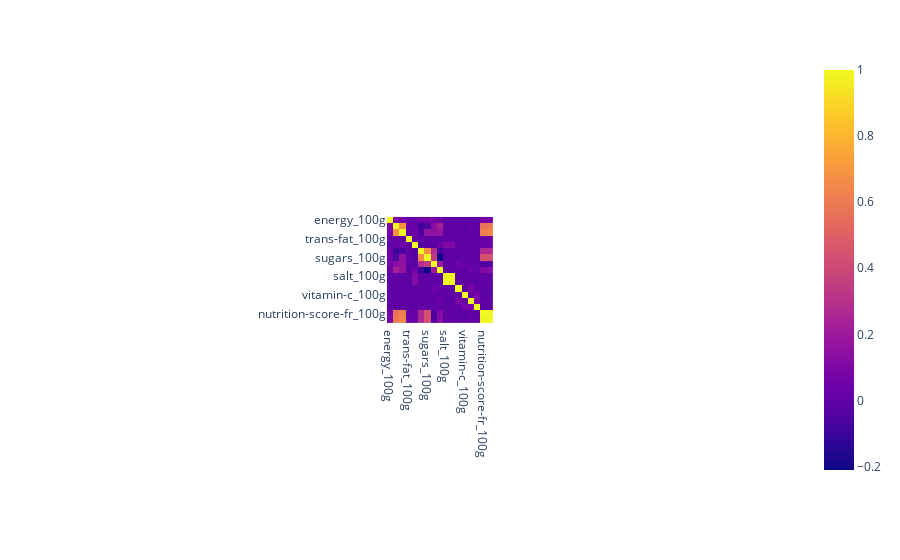

Notebook cell for this chart:
### Code cell
mask = (df.dtypes == 'float64') & (df.columns.str.contains('100g'))
corr_matrix = df.loc[:, mask].corr()
heatmap = px.imshow(corr_matrix)
heatmap.show()

### Figure 1 — Plotly figure (JSON) as saved in the notebook; plotly's stock layout.template omitted (floating-point values rounded to 4 significant figures; data arrays with more than 128 entries replaced by an {"elided": "..."} marker saying what was removed)
{"data": [{"coloraxis": "coloraxis", "hovertemplate": "x: %{x}<br>y: %{y}<br>color: %{z}<extra></extra>", "name": "0", "type": "heatmap", "x": ["energy_100g", "fat_100g", "saturated-fat_100g", "trans-fat_100g", "cholesterol_100g", "carbohydrates_100g", "sugars_100g", "fiber_100g", "proteins_100g", "salt_100g", "sodium_100g", "vitamin-a_100g", "vitamin-c_100g", "calcium_100g", "iron_100g", "nutrition-score-fr_100g", "nutrition-score-uk_100g"], "xaxis": "x", "y": ["energy_100g", "fat_100g", "saturated-fat_100g", "trans-fat_100g", "cholesterol_100g", "carbohydrates_100g", "sugars_100g", "fiber_100g", "proteins_100g", "salt_100g", "sodium_100g", "vitamin-a_100g", "vitamin-c_100g", "calcium_100g", "iron_100g", "nutrition-score-fr_100g", "nutrition-score-uk_100g"], "yaxis": "y", "z": {"elided": "17x17 float values"}}], "layout": {"autosize": true, "coloraxis": {"colorscale": [[0, "#0d0887"], [0.1111, "#46039f"], [0.2222, "#7201a8"], [0.3333, "#9c179e"], [0.4444, "#bd3786"], [0.5556, "#d8576b"], [0.6667, "#ed7953"], [0.7778, "#fb9f3a"], [0.8889, "#fdca26"], [1, "#f0f921"]]}, "margin": {"t": 60}, "xaxis": {"anchor": "y", "autorange": true, "constrain": "domain", "domain": [0.4262, 0.5738], "range": [-0.5, 16.5], "scaleanchor": "y", "type": "category"}, "yaxis": {"anchor": "x", "autorange": true, "constrain": "domain", "domain": [0, 1], "range": [16.5, -0.5], "type": "category"}}}
